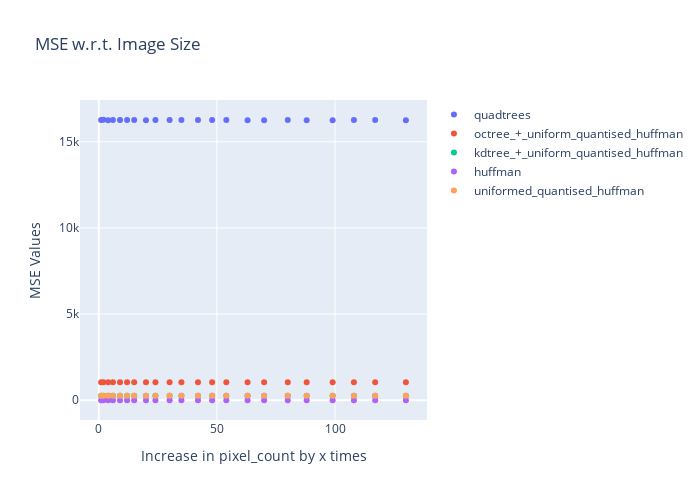

Source (notebook cell):
### Code cell
plot_image(pixel_counts, mseValues, "MSE w.r.t. Image Size", "MSE Values")

### Figure 1 — Plotly figure (JSON) as saved in the notebook; plotly's stock layout.template omitted (floating-point values rounded to 4 significant figures)
{"data": [{"mode": "markers", "name": "quadtrees", "type": "scatter", "x": [1, 2, 4, 6, 9, 12, 15, 20, 24, 30, 35, 42, 48, 54, 63, 70, 80, 88, 99, 108, 117, 130], "y": [16270.0, 16280.0, 16250.0, 16260.0, 16260.0, 16260.0, 16260.0, 16250.0, 16260.0, 16260.0, 16260.0, 16260.0, 16260.0, 16260.0, 16260.0, 16250.0, 16260.0, 16250.0, 16260.0, 16260.0, 16260.0, 16260.0]}, {"mode": "markers", "name": "octree_+_uniform_quantised_huffman", "type": "scatter", "x": [1, 2, 4, 6, 9, 12, 15, 20, 24, 30, 35, 42, 48, 54, 63, 70, 80, 88, 99, 108, 117, 130], "y": [1051.0, 1052.0, 1051.0, 1052.0, 1051.0, 1051.0, 1051.0, 1050.0, 1051.0, 1051.0, 1051.0, 1051.0, 1051.0, 1051.0, 1051.0, 1051.0, 1051.0, 1051.0, 1051.0, 1051.0, 1051.0, 1051.0]}, {"mode": "markers", "name": "kdtree_+_uniform_quantised_huffman", "type": "scatter", "x": [1, 2, 4, 6, 9, 12, 15, 20, 24, 30, 35, 42, 48, 54, 63, 70, 80, 88, 99, 108, 117, 130], "y": [255.1, 254.9, 254.8, 254.9, 254.8, 254.9, 254.8, 254.8, 254.8, 254.9, 254.9, 254.9, 254.8, 254.9, 254.9, 254.9, 254.8, 254.9, 254.9, 254.8, 254.8, 254.9]}, {"mode": "markers", "name": "huffman", "type": "scatter", "x": [1, 2, 4, 6, 9, 12, 15, 20, 24, 30, 35, 42, 48, 54, 63, 70, 80, 88, 99, 108, 117, 130], "y": [0, 0.0001707, 0.01153, 0.002888, 0.007433, 0, 0, 0, 0.001318, 0, 0.003073, 0.0001383, 0, 0.0005263, 0.0002947, 0, 1.5e-05, 0.002142, 0.001594, 0.0004646, 0.001081, 0.0003472]}, {"mode": "markers", "name": "uniformed_quantised_huffman", "type": "scatter", "x": [1, 2, 4, 6, 9, 12, 15, 20, 24, 30, 35, 42, 48, 54, 63, 70, 80, 88, 99, 108, 117, 130], "y": [255.1, 254.9, 254.8, 254.9, 254.8, 254.9, 254.8, 254.8, 254.8, 254.9, 254.9, 254.9, 254.8, 254.9, 254.9, 254.9, 254.8, 254.9, 254.9, 254.8, 254.8, 254.9]}], "layout": {"height": 500, "showlegend": true, "title": {"text": "MSE w.r.t. Image Size"}, "width": 700, "xaxis": {"autorange": true, "range": [-8.071, 139.1], "title": {"text": "Increase in pixel_count by x times"}, "type": "linear"}, "yaxis": {"autorange": true, "range": [-1146.0, 17420.0], "title": {"text": "MSE Values"}, "type": "linear"}}}
